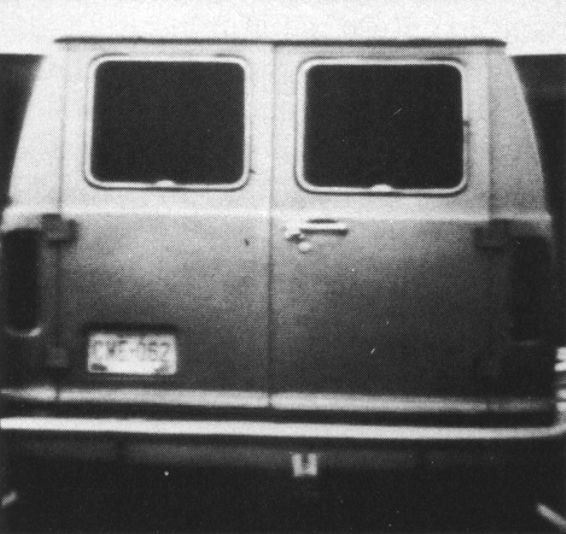
%> input picture School/CSE 102/Labs/Lab9/Code/van_original.tif, 566 x 534 px
$ octave Part5.m   (GNU Octave 9; MATLAB toolbox functions it lacks are replaced by stand-ins)
%> lines starting %> are read from the running program, lines starting %| are printed output that depends on the picture
van = imread('van_original.tif');
%> van is the input picture: size 534x566 uint8; min 26, max 255, mean 106.1
figure(1); imshow(van); title('Original');
hsobel = fspecial('sobel');
vsobel = hsobel';

h_van = imfilter(van,hsobel);
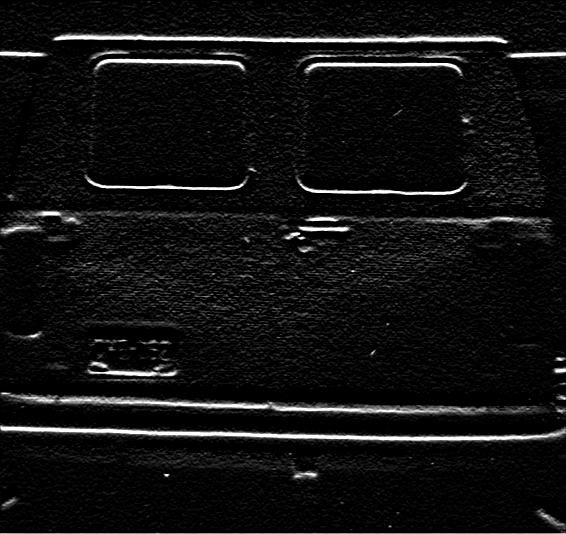
%> h_van: size 534x566 uint8; min 0, max 255, mean 17.4
v_van = imfilter(van,vsobel);
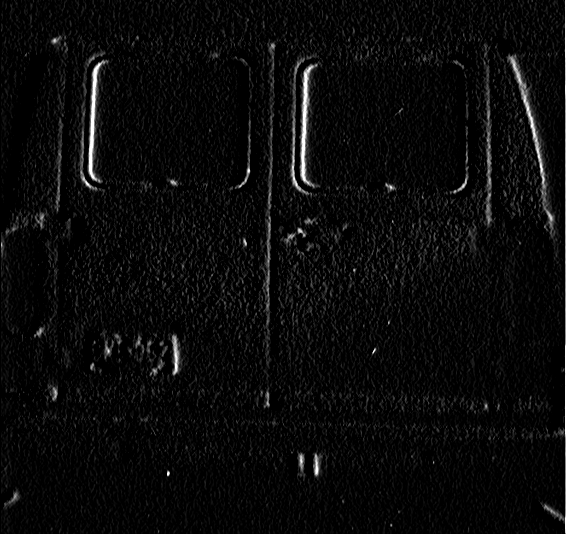
%> v_van: size 534x566 uint8; min 0, max 255, mean 10.2

figure(2); imshow(h_van); title('Horizontal Edge');
figure(3); imshow(v_van); title('Vertical Edge');

$ run again, with School/CSE 102/Labs/Lab9/Code/building_original.tif copied over School/CSE 102/Labs/Lab9/Code/van_original.tif
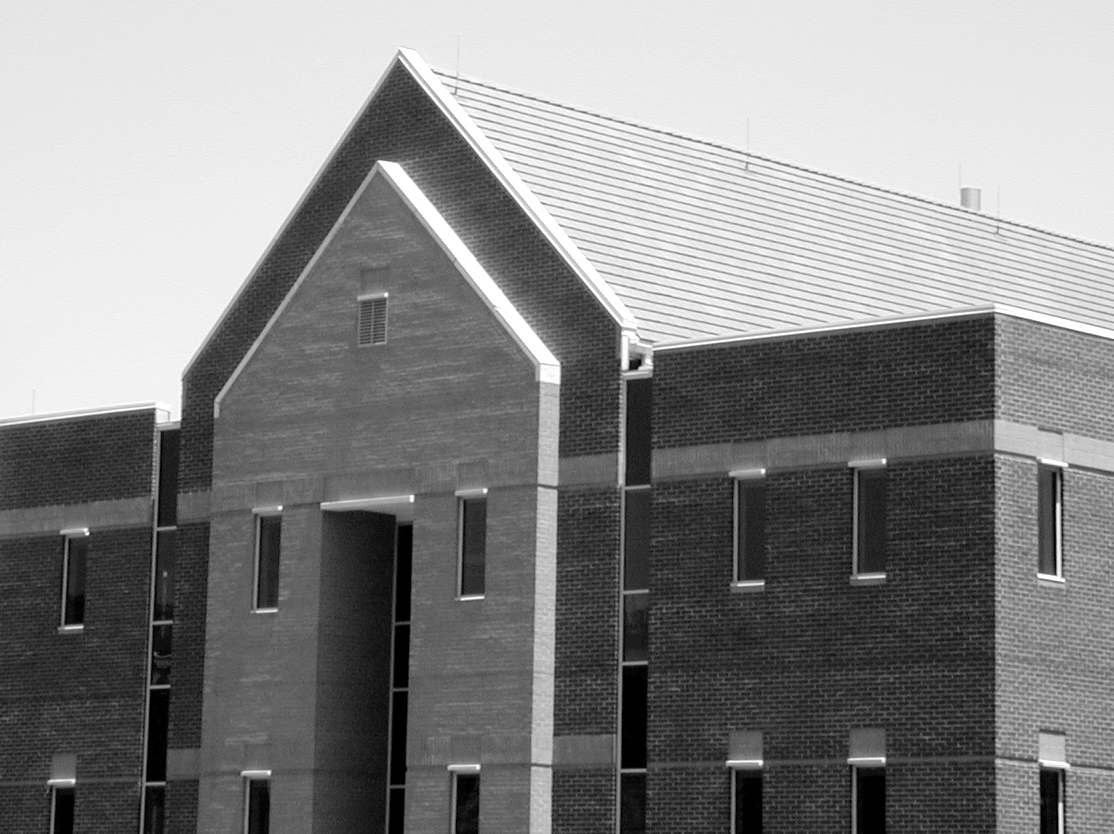
%> input picture School/CSE 102/Labs/Lab9/Code/building_original.tif, 1114 x 834 px
%> van is the input picture: size 834x1114 uint8; min 0, max 255, mean 133.3
%> `h_van = imfilter(van,hsobel);`:
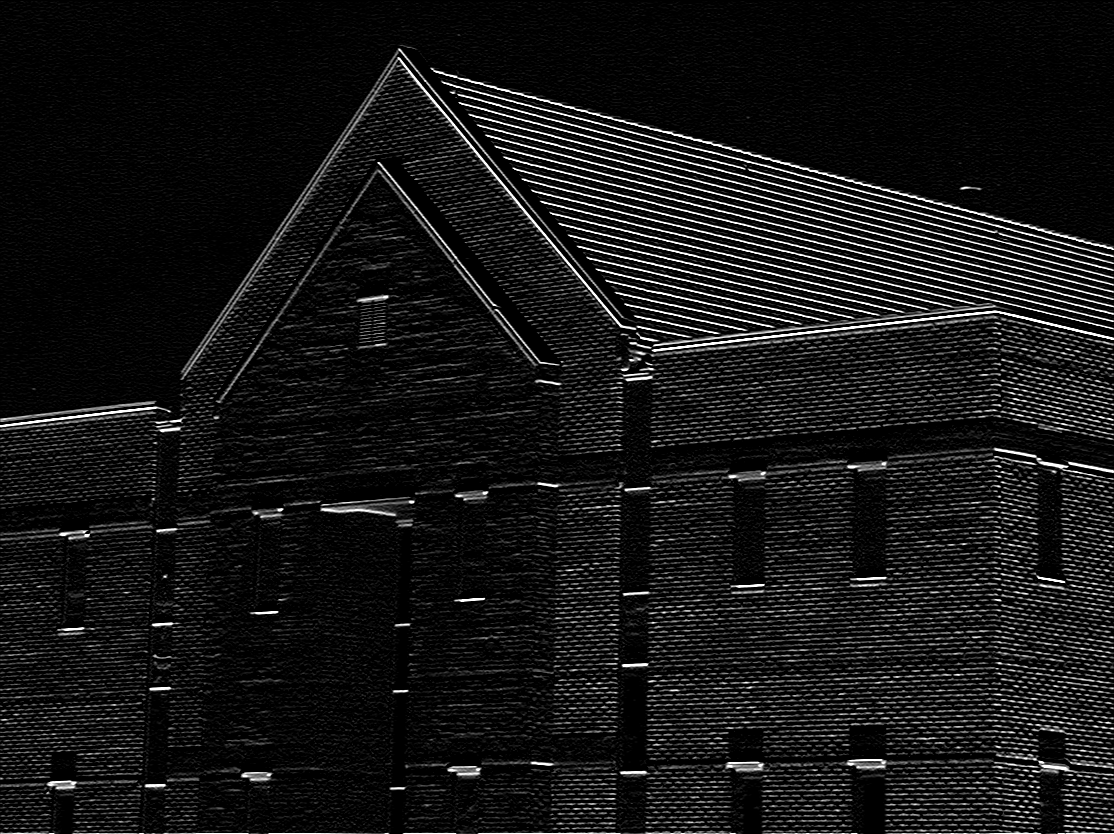
%> h_van: size 834x1114 uint8; min 0, max 255, mean 22.3
%> `v_van = imfilter(van,vsobel);`:
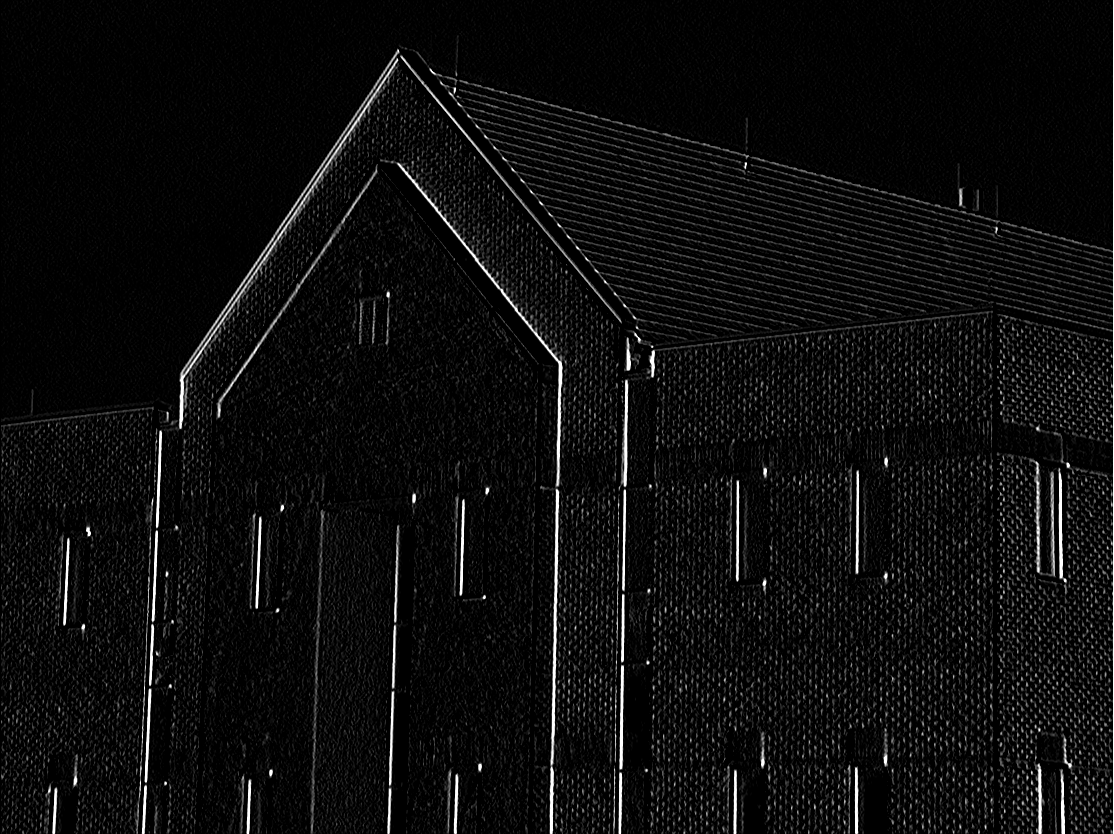
%> v_van: size 834x1114 uint8; min 0, max 255, mean 13.3
